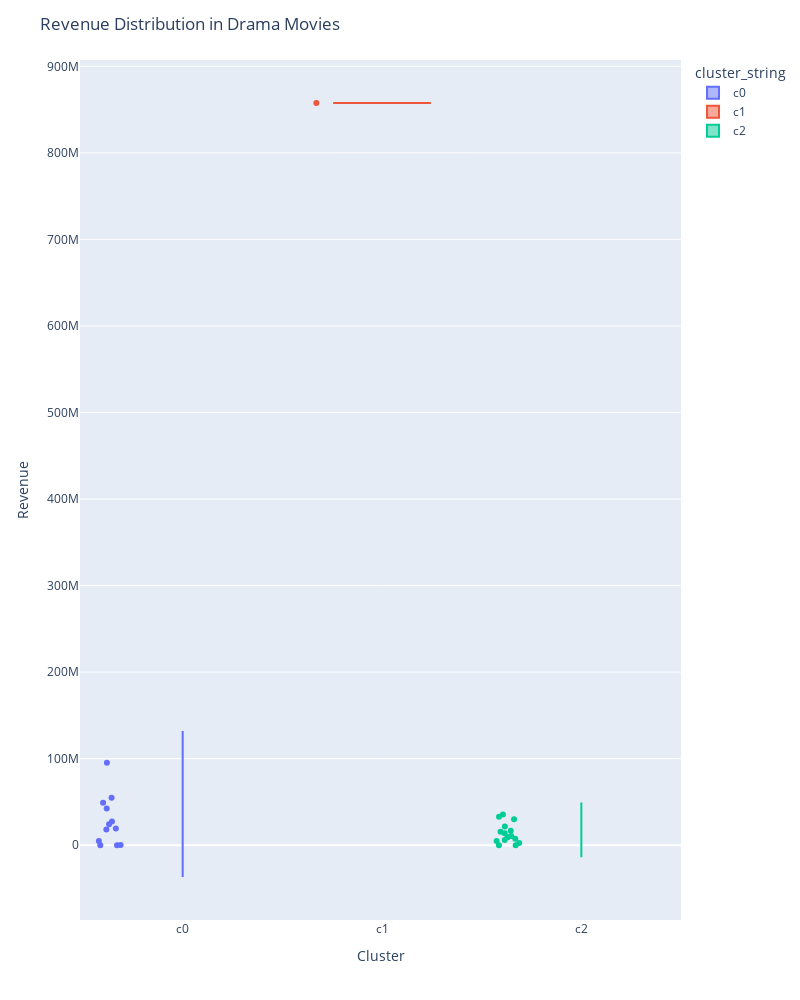

The cell this chart's notebook holds for it:
### Code cell
drama_df = smaller_df[(smaller_df.genres == 'Drama') & (smaller_df.cluster_label.isin([0, 1, 2, 5]))]
drama_df = drama_df.sort_values('cluster_label')

fig = px.violin(drama_df, y='revenue', x='cluster_string', color='cluster_string', points='all', hover_data=drama_df)

fig.update_layout(
    title='Revenue Distribution in Drama Movies',
    yaxis_title='Revenue',
    xaxis_title='Cluster',
    height=1000,
    width=800
)

iplot(fig)

### Figure 1 — Plotly figure (JSON) as saved in the notebook; plotly's stock layout.template omitted (floating-point values rounded to 4 significant figures)
{"data": [{"alignmentgroup": "True", "box": {"visible": false}, "customdata": [["12000000", 9.8, 7.7, 237, 0, "My Name Is Khan", "Drama"], ["5510000", 9, 6.5, 19, 0, "Mere Brother Ki Dulhan", "Drama"], ["4141459", 9.1, 5.6, 103, 0, "17 Girls", "Drama"], ["8000000", 9, 6.7, 68, 0, "War of the Arrows", "Drama"], ["94000000", 8.5, 7.1, 193, 0, "The Flowers of War", "Drama"], ["6200000", 9.5, 6.9, 22, 0, "Late Autumn", "Drama"], ["32000000", 9, 6.5, 1009, 0, "The Tree of Life", "Drama"], ["1987650", 9.5, 6.6, 853, 0, "Buried", "Drama"], ["20000000", 9.4, 6.7, 656, 0, "Let Me In", "Drama"], ["15000000", 9, 6.2, 589, 0, "A Dangerous Method", "Drama"], ["20", 9.1, 5.8, 30, 0, "William & Kate", "Drama"], ["4000000", 9.5, 6.4, 71, 0, "Dirty Girl", "Drama"]], "hovertemplate": "cluster_string=%{x}<br>revenue=%{y}<br>budget=%{customdata[0]}<br>Unemployment_Rate=%{customdata[1]}<br>vote_average=%{customdata[2]}<br>vote_count=%{customdata[3]}<br>cluster_label=%{customdata[4]}<br>title=%{customdata[5]}<br>genres=%{customdata[6]}<extra></extra>", "legendgroup": "c0", "marker": {"color": "#636efa"}, "name": "c0", "offsetgroup": "c0", "orientation": "v", "points": "all", "scalegroup": "True", "showlegend": true, "type": "violin", "x": ["c0", "c0", "c0", "c0", "c0", "c0", "c0", "c0", "c0", "c0", "c0", "c0"], "x0": " ", "xaxis": "x", "y": [42345360, 18050000, 201607, 49000000, 95311434, 4820000, 54674226, 19152480, 24145613, 27462041, 15, 55125], "y0": " ", "yaxis": "y"}, {"alignmentgroup": "True", "box": {"visible": false}, "customdata": [["175000000", 5.3, 7.9, 6737, 1, "Inside Out", "Drama"]], "hovertemplate": "cluster_string=%{x}<br>revenue=%{y}<br>budget=%{customdata[0]}<br>Unemployment_Rate=%{customdata[1]}<br>vote_average=%{customdata[2]}<br>vote_count=%{customdata[3]}<br>cluster_label=%{customdata[4]}<br>title=%{customdata[5]}<br>genres=%{customdata[6]}<extra></extra>", "legendgroup": "c1", "marker": {"color": "#EF553B"}, "name": "c1", "offsetgroup": "c1", "orientation": "v", "points": "all", "scalegroup": "True", "showlegend": true, "type": "violin", "x": ["c1"], "x0": " ", "xaxis": "x", "y": [857611174], "y0": " ", "yaxis": "y"}, {"alignmentgroup": "True", "box": {"visible": false}, "customdata": [["8900000", 8.2, 7.5, 413, 2, "Amour", "Drama"], ["10000000", 7.2, 6, 30, 2, "Jimmy P.", "Drama"], ["3500000", 7.8, 6.6, 52, 2, "A Company Man", "Drama"], ["12000000", 7.8, 6.1, 300, 2, "Arbitrage", "Drama"], ["16000000", 7.3, 6.2, 256, 2, "The Immigrant", "Drama"], ["1000000", 8.2, 6.6, 183, 2, "The Sessions", "Drama"], ["30000000", 6.9, 5.9, 632, 2, "Oldboy", "Drama"], ["35000000", 7.2, 5.6, 358, 2, "Paranoia", "Drama"], ["3800000", 8.1, 7.9, 946, 2, "The Hunt", "Drama"], ["11000000", 7.5, 7.1, 161, 2, "The Past", "Drama"], ["10000000", 7.5, 7, 1080, 2, "Mud", "Drama"], ["11180", 7.8, 5.9, 11, 2, "Captive", "Drama"], ["6500000", 7.5, 6.5, 308, 2, "The East", "Drama"], ["11000000", 7.2, 7.2, 845, 2, "Inside Llewyn Davis", "Drama"], ["23000000", 7.5, 6.6, 307, 2, "Behind the Candelabra", "Drama"]], "hovertemplate": "cluster_string=%{x}<br>revenue=%{y}<br>budget=%{customdata[0]}<br>Unemployment_Rate=%{customdata[1]}<br>vote_average=%{customdata[2]}<br>vote_count=%{customdata[3]}<br>cluster_label=%{customdata[4]}<br>title=%{customdata[5]}<br>genres=%{customdata[6]}<extra></extra>", "legendgroup": "c2", "marker": {"color": "#00cc96"}, "name": "c2", "offsetgroup": "c2", "orientation": "v", "points": "all", "scalegroup": "True", "showlegend": true, "type": "violin", "x": ["c2", "c2", "c2", "c2", "c2", "c2", "c2", "c2", "c2", "c2", "c2", "c2", "c2", "c2", "c2"], "x0": " ", "xaxis": "x", "y": [29844753, 30283, 7339398, 35485056, 5867686, 9138338, 4861022, 13785015, 16800000, 10631747, 21587700, 24591, 2401510, 32935319, 15600000], "y0": " ", "yaxis": "y"}], "layout": {"height": 1000, "legend": {"title": {"text": "cluster_string"}, "tracegroupgap": 0}, "margin": {"t": 60}, "title": {"text": "Revenue Distribution in Drama Movies"}, "violinmode": "overlay", "width": 800, "xaxis": {"anchor": "y", "categoryarray": ["c0", "c1", "c2"], "categoryorder": "array", "domain": [0, 1], "title": {"text": "Cluster"}}, "yaxis": {"anchor": "x", "domain": [0, 1], "title": {"text": "Revenue"}}}}
